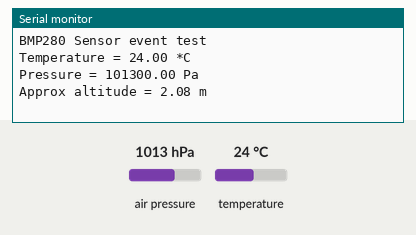
Recording of a sketch running on a simulated Arduino Uno, built with avr-gcc and run on an emulated ATmega328P. Shown: the last lines printed to the serial monitor. The inputs (shaded band) are chosen by the test bench; at power-on: air pressure 1013 hPa, temperature 24 °C.

Above: at 1.2 s.
1.3 s: air pressure set to 952 hPa
At 3.3 s:
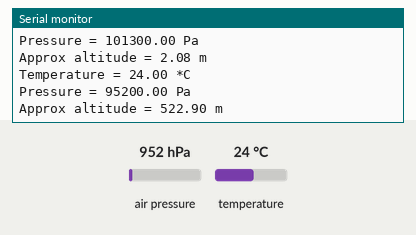
3.6 s: temperature set to 12 °C
At 5.4 s:
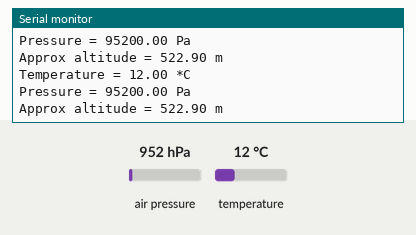
5.9 s: air pressure set to 975 hPa
At 7.4 s:
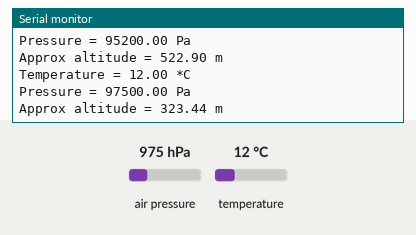
Timing chart, 0 to 8.9 s (numbered marks = the images above; inputs shaded):
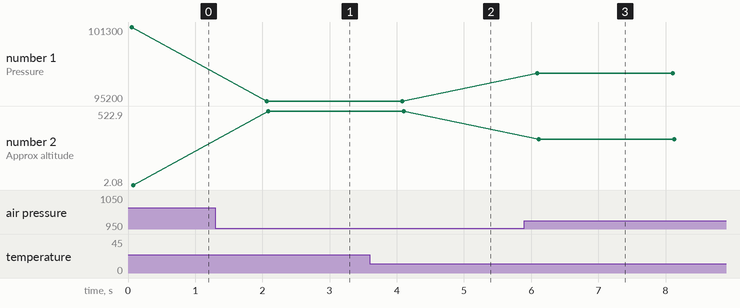

Measured:
- after the input at 1.3 s, the serial monitor: prints a new line after 0.76 s (image 1)
- after the input at 3.6 s, the serial monitor: prints a new line after 0.45 s (image 2)
- after the input at 5.9 s, the serial monitor: prints a new line after 0.19 s (image 3)
- plotted number 1: 101300 → 95200 after the input at 1.3 s, 95200 → 97500 after the input at 5.9 s
- plotted number 2: 2.08 → 522.9 after the input at 1.3 s, 522.9 → 323.44 after the input at 5.9 s

The sketch:

bmp_280.ino
```cpp
#include <Wire.h>
#include <SPI.h>
#include <Adafruit_BMP280.h>
Adafruit_BMP280 bmp; // use I2C interface
Adafruit_Sensor *bmp_temp = bmp.getTemperatureSensor();
Adafruit_Sensor *bmp_pressure = bmp.getPressureSensor();

void setup() {
  Serial.begin(9600);
  while ( !Serial ) delay(100);   // wait for native usb
  Serial.println(F("BMP280 Sensor event test"));

  unsigned status;
  //status = bmp.begin(BMP280_ADDRESS_ALT, BMP280_CHIPID);
  status = bmp.begin();
  if (!status) {
    Serial.println(F("Could not find a valid BMP280 sensor, check wiring or "
                      "try a different address!"));
    Serial.print("SensorID was: 0x"); Serial.println(bmp.sensorID(),16);
    Serial.print("        ID of 0xFF probably means a bad address, a BMP 180 or BMP 085\n");
    Serial.print("   ID of 0x56-0x58 represents a BMP 280,\n");
    Serial.print("        ID of 0x60 represents a BME 280.\n");
    Serial.print("        ID of 0x61 represents a BME 680.\n");
    while (1) delay(10);
  }


  /* Default settings from datasheet. */
  bmp.setSampling(Adafruit_BMP280::MODE_NORMAL,     /* Operating Mode. */
                  Adafruit_BMP280::SAMPLING_X2,     /* Temp. oversampling */
                  Adafruit_BMP280::SAMPLING_X16,    /* Pressure oversampling */
                  Adafruit_BMP280::FILTER_X16,      /* Filtering. */
                  Adafruit_BMP280::STANDBY_MS_500); /* Standby time. */

  bmp_temp->printSensorDetails();
}

void loop() {
  // put your main code here, to run repeatedly:


    Serial.print(F("Temperature = "));
    Serial.print(bmp.readTemperature());
    Serial.println(" *C");

    Serial.print(F("Pressure = "));
    Serial.print(bmp.readPressure());
    Serial.println(" Pa");

    Serial.print(F("Approx altitude = "));
    Serial.print(bmp.readAltitude(1013.25)); /* Adjusted to local forecast! */
    Serial.println(" m");

    Serial.println();
    delay(2000);
}
```
